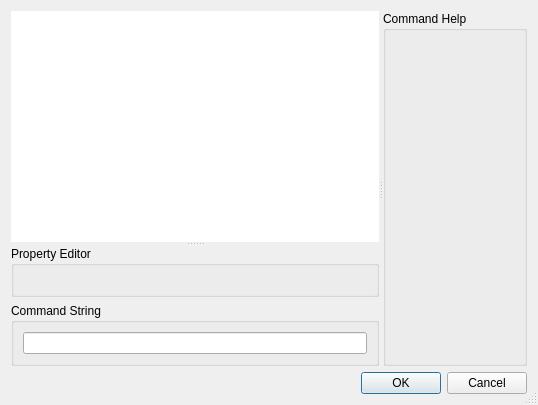
<?xml version="1.0" encoding="UTF-8"?>
<ui version="4.0">
 <class>PropertyEditor</class>
 <widget class="QDialog" name="PropertyEditor">
  <property name="geometry">
   <rect>
    <x>0</x>
    <y>0</y>
    <width>538</width>
    <height>405</height>
   </rect>
  </property>
  <property name="sizePolicy">
   <sizepolicy hsizetype="Preferred" vsizetype="Preferred">
    <horstretch>0</horstretch>
    <verstretch>0</verstretch>
   </sizepolicy>
  </property>
  <property name="windowTitle">
   <string>Dialog</string>
  </property>
  <property name="sizeGripEnabled">
   <bool>true</bool>
  </property>
  <layout class="QVBoxLayout" name="verticalLayout_2">
   <item>
    <widget class="QSplitter" name="splitter_2">
     <property name="orientation">
      <enum>Qt::Horizontal</enum>
     </property>
     <widget class="QSplitter" name="splitter">
      <property name="orientation">
       <enum>Qt::Vertical</enum>
      </property>
      <widget class="QPlainTextEdit" name="messageLabel">
       <property name="sizePolicy">
        <sizepolicy hsizetype="Expanding" vsizetype="Minimum">
         <horstretch>0</horstretch>
         <verstretch>0</verstretch>
        </sizepolicy>
       </property>
       <property name="focusPolicy">
        <enum>Qt::NoFocus</enum>
       </property>
       <property name="frameShape">
        <enum>QFrame::NoFrame</enum>
       </property>
       <property name="frameShadow">
        <enum>QFrame::Plain</enum>
       </property>
       <property name="readOnly">
        <bool>true</bool>
       </property>
      </widget>
      <widget class="QWidget" name="layoutWidget">
       <layout class="QVBoxLayout" name="verticalLayout">
        <item>
         <widget class="QGroupBox" name="propertyBox">
          <property name="sizePolicy">
           <sizepolicy hsizetype="MinimumExpanding" vsizetype="Preferred">
            <horstretch>0</horstretch>
            <verstretch>0</verstretch>
           </sizepolicy>
          </property>
          <property name="title">
           <string>Property Editor</string>
          </property>
         </widget>
        </item>
        <item>
         <widget class="QGroupBox" name="commandString">
          <property name="sizePolicy">
           <sizepolicy hsizetype="Preferred" vsizetype="Minimum">
            <horstretch>0</horstretch>
            <verstretch>0</verstretch>
           </sizepolicy>
          </property>
          <property name="title">
           <string>Command String</string>
          </property>
          <layout class="QHBoxLayout" name="horizontalLayout">
           <item>
            <widget class="QLineEdit" name="lineEdit"/>
           </item>
          </layout>
         </widget>
        </item>
       </layout>
      </widget>
     </widget>
     <widget class="QGroupBox" name="commandHelp">
      <property name="sizePolicy">
       <sizepolicy hsizetype="Maximum" vsizetype="Preferred">
        <horstretch>0</horstretch>
        <verstretch>0</verstretch>
       </sizepolicy>
      </property>
      <property name="title">
       <string>Command Help</string>
      </property>
     </widget>
    </widget>
   </item>
   <item>
    <widget class="QDialogButtonBox" name="buttonBox">
     <property name="sizePolicy">
      <sizepolicy hsizetype="Expanding" vsizetype="Fixed">
       <horstretch>0</horstretch>
       <verstretch>0</verstretch>
      </sizepolicy>
     </property>
     <property name="orientation">
      <enum>Qt::Horizontal</enum>
     </property>
     <property name="standardButtons">
      <set>QDialogButtonBox::Cancel|QDialogButtonBox::Ok</set>
     </property>
    </widget>
   </item>
  </layout>
 </widget>
 <resources/>
 <connections>
  <connection>
   <sender>buttonBox</sender>
   <signal>accepted()</signal>
   <receiver>PropertyEditor</receiver>
   <slot>accept()</slot>
   <hints>
    <hint type="sourcelabel">
     <x>248</x>
     <y>254</y>
    </hint>
    <hint type="destinationlabel">
     <x>157</x>
     <y>274</y>
    </hint>
   </hints>
  </connection>
  <connection>
   <sender>buttonBox</sender>
   <signal>rejected()</signal>
   <receiver>PropertyEditor</receiver>
   <slot>reject()</slot>
   <hints>
    <hint type="sourcelabel">
     <x>316</x>
     <y>260</y>
    </hint>
    <hint type="destinationlabel">
     <x>286</x>
     <y>274</y>
    </hint>
   </hints>
  </connection>
 </connections>
</ui>
